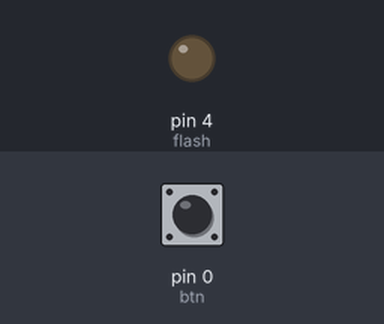
A program run on a simulated MicroPython board. On the bench: output pins drawn as LEDs (lit = HIGH). The test bench sets the inputs (shaded band); at power-on: pin 0 (btn) HIGH. What the program prints to the serial console is not drawn.

Above: at 1.2 s.
1.3 s: pin 0 (btn) pulled LOW for 0.15 s
At 2.2 s:
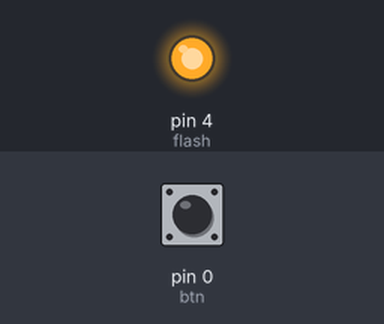
3.0 s: pin 0 (btn) pulled LOW for 1 s
At 4.7 s:
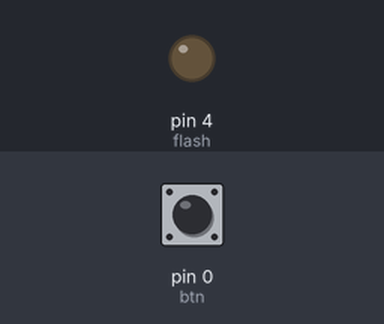
5.6 s: pin 0 (btn) pulled LOW for 3.2 s
At 9.6 s:
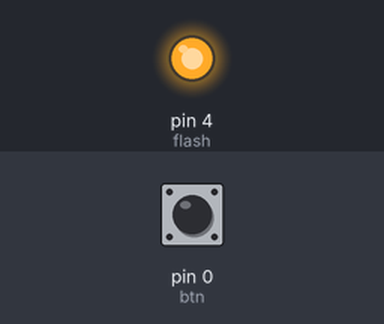
Timing chart, 0 to 11.1 s (numbered marks = the images above; inputs shaded):
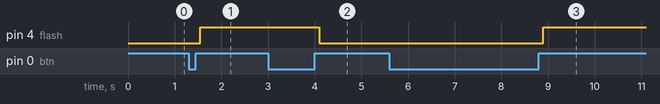

Measured:
- after the input at 1.3 s, pin 4 (flash): LOW → HIGH after 0.25 s
- after the input at 3.0 s, pin 4 (flash): HIGH → LOW after 1.1 s
- after the input at 5.6 s, pin 4 (flash): LOW → HIGH after 3.3 s

The program:

261012_b4_button_debounce.py
```python
# 누르면 켜지고 또 누르면 꺼짐 (한 번 누른상태 유지)
# 안전 장치를 만든 코드
from machine import Pin, Timer

btn = Pin(0, Pin.IN, Pin.PULL_UP)       # 누르면 0
flash = Pin(4, Pin.OUT, value=0)        # 플래시: 매우 밝다, 직시 금지

DEBOUNCE_MS = 100    # 디바운스 인정 시간
CHECK_MS = 10        # 버튼을 확인하는 간격

raw_last = 1        # 직전에 읽은 값 (떨림 포함)
stable = 1          # 안정된 값: 1 = 뗌, 0 = 눌림 (0 도 1 도 DEBOUNCE_MS동안 안정돼야 바뀐다)
same_ms = 0         # 값이 바뀌지 않고 이어진 시간 (ms)
raw_changes = 0     # 디바운스(떨림) 의 횟수 (떨림도 센다)
presses = 0         # 인정된 눌림 횟수 (1 → 0 → 1 한 바퀴가 끝났을 때 센다)

# 인터럽트가 세우는 깃발
flag_10ms = False
isr_cnt = 0

def timer_isr(t):
    global isr_cnt, flag_10ms
    isr_cnt += 1
    if isr_cnt % CHECK_MS == 0:   # 항상 while문에 있던 타임체크를 isr에 넣어도 됨 ()
        flag_10ms = True
    if isr_cnt >= 1000:           # 카운트 초기화
        isr_cnt = 0
    # 깃발만 세우고 바로 빠져나간다

def task_10ms():
    global raw_last, stable, same_ms, raw_changes, presses
    now = btn.value()   # 현재 버튼 상태
    if now != raw_last: # 전값과 현재값이 다르면 떨림으로 감지
        raw_changes += 1    # 디바운스 횟수
        raw_last = now      # 직전값을 현재값으로
        same_ms = 0         # 유지시간 0으로 초기화
        return
    same_ms += CHECK_MS     # 유지시간
    if same_ms >= DEBOUNCE_MS and now != stable:   # 충분히 안정됐고 인정된 값과 다르면
        stable = now                    # 이제야 인정한다 (0 도 1 도 똑같이 기다린다)
        if stable == 0:                 # 1 → 0 : 눌림이 확정됐다. 아직 한 바퀴가 안 끝났다
            print("누름 확정 (뗄 때까지 기다린다)")
        else:
            presses += 1                # 눌린 횟수
            flash.value(flash.value() ^ 1)
            print("눌림 인정", presses, "번 / 디바운스 횟수", raw_changes)

tmr = Timer(0)
tmr.init(period=1, mode=Timer.PERIODIC, callback=timer_isr)

try:
    while True:
        if flag_10ms:
            flag_10ms = False
            task_10ms()
except KeyboardInterrupt:
    tmr.deinit()
    flash.value(0)
    print("정지. 인정된 눌림", presses, "번 / 값이 바뀐 횟수", raw_changes)

# 깨끗한 버튼이면 눌림 1번에 값이 2번(눌림, 뗌) 바뀐다. 그보다 많으면 채터링이다.
# ⭐ 도전: DEBOUNCE_MS 를 20, 70, 150 으로 바꿔 보자 (작으면 떨림을 못 거르고, 크면 짧은 누름을 놓친다)
```
